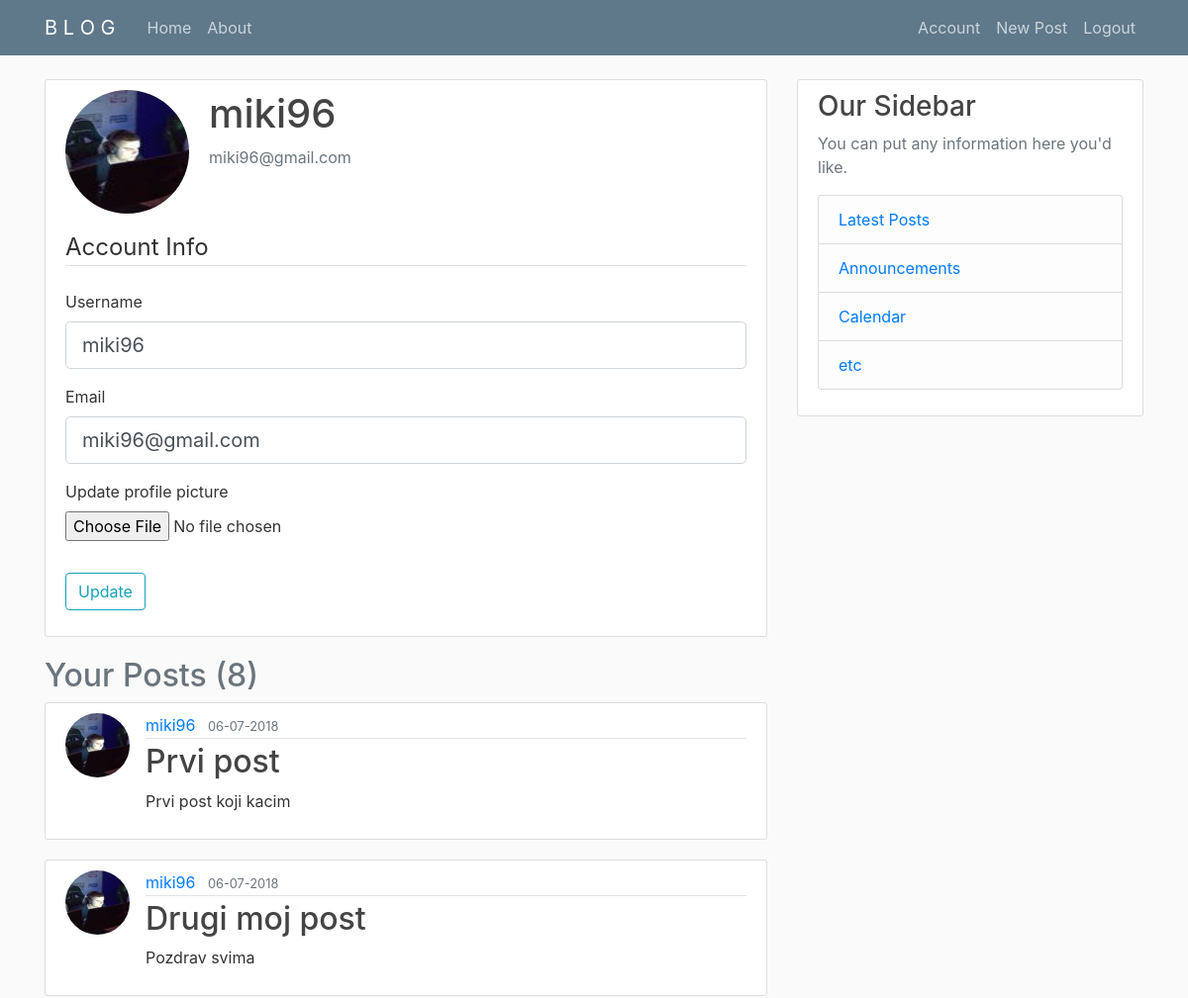
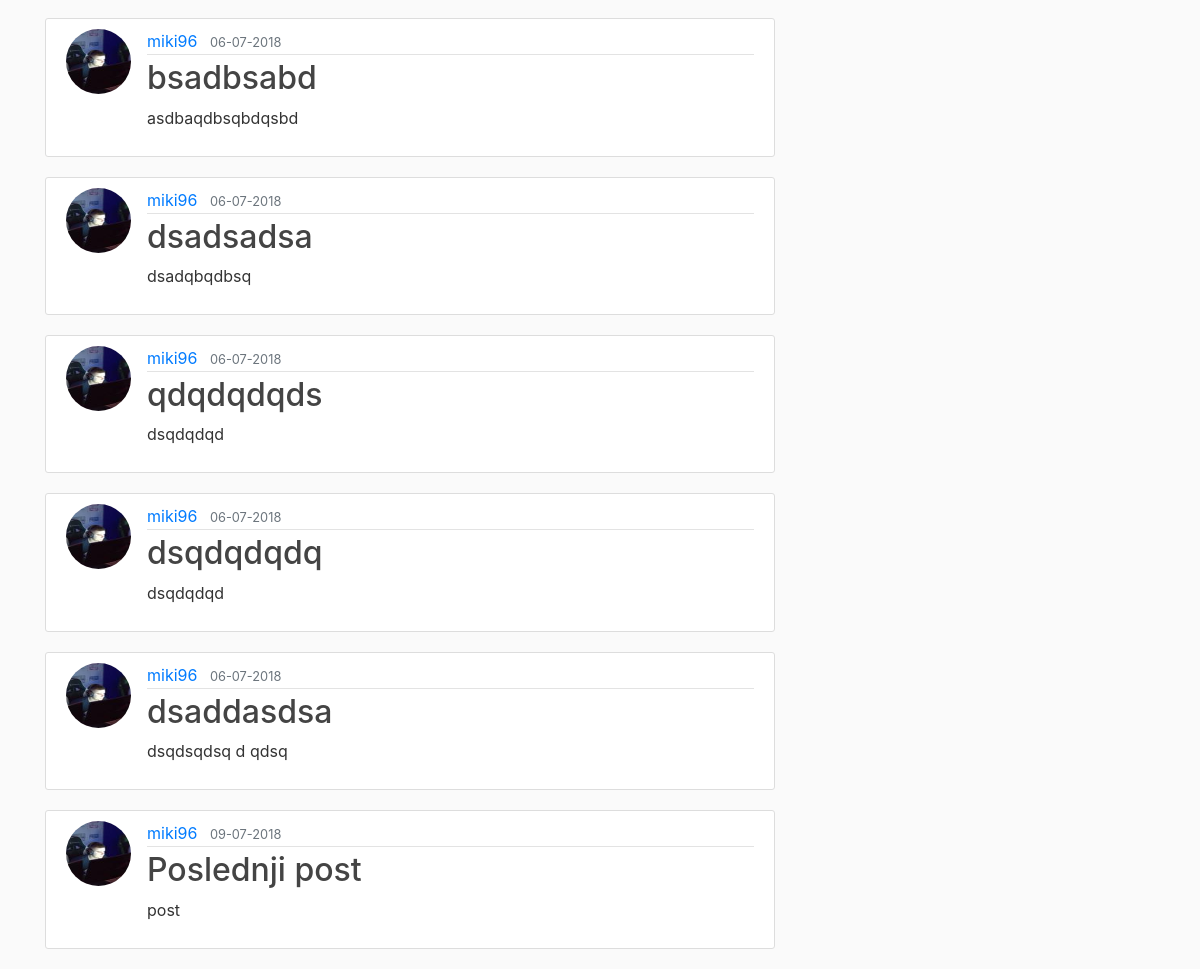
The page /account (signed in) on the database its author committed (2 pictures, top to bottom).
### flaskblog/models.py (models this page shows, shortened)
class User(db.Model, UserMixin):
    id = db.Column(db.Integer, primary_key=True)
    username = db.Column(db.String(20), unique=True, nullable=False)
    email = db.Column(db.String(120), unique=True, nullable=False)
    image_file = db.Column(db.String(20), nullable=False, default='default.jpg')
    password = db.Column(db.String(60),nullable=False)
    posts = db.relationship('Post', backref='author', lazy=True)

class Post(db.Model):
    id = db.Column(db.Integer, primary_key=True)
    title = db.Column(db.String(100), nullable=False)
    date_posted = db.Column(db.DateTime, nullable=False, default=datetime.utcnow)
    content = db.Column(db.Text, nullable=False)
    user_id = db.Column(db.Integer, db.ForeignKey('user.id'),nullable=False)

### flaskblog/users/routes.py (the view, shortened to what this page needs)
@users.route("/account", methods = ['GET','POST'])
@login_required
def account():
    form = UpdateAccountForm()
    form.username.data = current_user.username
    form.email.data = current_user.email
    posts = Post.query.filter_by(author=current_user).paginate()
    image_file = url_for('static',filename='profile_pics/' + current_user.image_file)
    return render_template('account.html',title='Account', image_file=image_file,form=form, posts=posts)

### flaskblog/users/forms.py (shortened to what this page needs)
class UpdateAccountForm(FlaskForm):
    username = StringField('Username',
                validators=[DataRequired(), Length(min=2,max=20)])
    email = StringField('Email',
                validators=[DataRequired(), Email()])
    picture = FileField('Update profile picture', validators=[FileAllowed(['jpeg','png','jpg'])])
    submit = SubmitField('Update')

### flaskblog/models.py (called while the page is built)
@login_manager.user_loader
def load_user(user_id):
    return User.query.get(int(user_id))

### flaskblog/templates/account.html (shortened to what this page needs)
{% extends "layout.html" %} {% block content %}
<div class="content-section">
  <div class="media">
    <a href="{{url_for('users.account')}}">
      <img class="rounded-circle account-img" src="{{image_file}}">
    </a>
    <div class="media-body">
      <h2 class="account-heading">{{current_user.username}}</h2>
      <p class="text-secondary">{{current_user.email}}</p>
    </div>
  </div>
  <form method="POST" action="" enctype="multipart/form-data">
    <fieldset class="form-group">
      <legend class="border-bottom mb-4">Account Info</legend>
      <div class="form-group">
        {{ form.username.label(class="form-control-label") }} {% if form.username.errors %} {{ form.username(class="form-control
        form-control-lg is-invalid") }}
        <div class="invalid-feedback">
          {% for error in form.username.errors%}
          <span>{{ error }}</span>
          {% endfor %}
        </div>
        {% else%} {{ form.username(class="form-control form-control-lg") }} {% endif %}
      </div>
      <div class="form-group">
        {{ form.email.label(class="form-control-label") }} {% if form.email.errors %} {{ form.email(class="form-control form-control-lg
        is-invalid") }}
        <div class="invalid-feedback">
          {% for error in form.email.errors%}
          <span>{{ error }}</span>
          {% endfor %}
        </div>
        {% else%} {{ form.email(class="form-control form-control-lg") }} {% endif %}
      </div>
      <div class="form-group">
        {{ form.picture.label() }} {{ form.picture(class="form-control-file") }}
      </div>
    </fieldset>
    <div class="form-group">
      {{ form.submit(class="btn btn-outline-info") }}
    </div>
  </form>
</div>
<div>
  {% if posts %}
  <h2 class="text-secondary">Your Posts ({{posts.total}})</h2>
  {% for post in posts.items %}
  <article class="media content-section">
    <img src="{{ url_for('static',filename='profile_pics/' + post.author.image_file) }}" class="rounded-circle article-img">
    <div class="media-body">
      <div class="article-metadata">
        <a class="mr-2" href="#">{{ post.author.username }}</a>
        <small class="text-muted">{{ post.date_posted.strftime('%d-%m-%Y') }}</small>
      </div>
      <h2>
        <a class="article-title" href="{{ url_for('posts.post',post_id=post.id) }}">{{ post.title }}</a>
      </h2>
      <p class="article-content">{{ post.content }}</p>
    </div>
  </article>
  {% endfor %} {% else %}
  <h2>You don't have created posts yet.
    <a class="btn btn-outline-primary btn-sm m-1 float-right" href="{{url_for('posts.new_post')}}">Create New?</a>
  </h2>
  {% endif %}
</div>
{% endblock content %}

### flaskblog/static/main.css (style rules this page uses)
body { background: #fafafa; color: #333333; margin-top: 5rem; }
h1, h2, h3, h4, h5, h6 { color: #444444; }
.content-section { background: #ffffff; padding: 10px 20px; border: 1px solid #dddddd; border-radius: 3px; margin-bottom: 20px; }
.article-title { color: #444444; }
.article-content { white-space: pre-line; }
.article-img { height: 65px; width: 65px; margin-right: 16px; }
.article-metadata { padding-bottom: 1px; margin-bottom: 4px; border-bottom: 1px solid #e3e3e3 }
.account-img { height: 125px; width: 125px; margin-right: 20px; margin-bottom: 16px; }
.account-heading { font-size: 2.5rem; }

### rows shown on the page
User: username "miki96", email "miki96@gmail.com"
Post: image_file (picture), author.username "miki96", date_posted "06-07-2018", title "Prvi post", content "Prvi post koji kacim"
Post: image_file (picture), author.username "miki96", date_posted "06-07-2018", title "Drugi moj post", content "Pozdrav svima"
Post: image_file (picture), author.username "miki96", date_posted "06-07-2018", title "bsadbsabd", content "asdbaqdbsqbdqsbd"
Post: image_file (picture), author.username "miki96", date_posted "06-07-2018", title "dsadsadsa", content "dsadqbqdbsq"
Post: image_file (picture), author.username "miki96", date_posted "06-07-2018", title "qdqdqdqds", content "dsqdqdqd"
Post: image_file (picture), author.username "miki96", date_posted "06-07-2018", title "dsqdqdqdq", content "dsqdqdqd"
Post: image_file (picture), author.username "miki96", date_posted "06-07-2018", title "dsaddasdsa", content "dsqdsqdsq d qdsq"
Post: image_file (picture), author.username "miki96", date_posted "09-07-2018", title "Poslednji post", content "post"

### other values the page prints
{{ posts.total }} "8"
